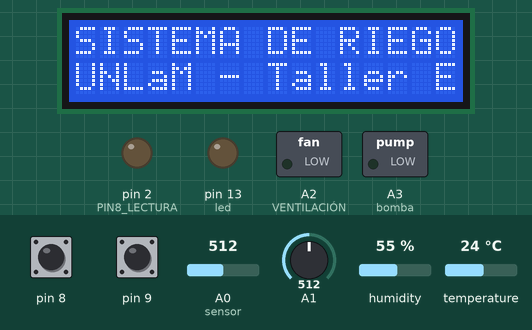
This program was run on a simulated Arduino Uno, built with avr-gcc and run on an emulated ATmega328P. Parts: 16×2 character LCD, switched loads named in the program (green lamp = pin HIGH), output pins drawn as LEDs (lit = HIGH). Inputs (shaded band) come from the test bench; at power-on: temperature 24 °C, A0 (sensor) = 512, A1 = 512, pin 8 HIGH, pin 9 HIGH, humidity 55 %. The local clock reads 2024-03-15 10:24:30 at power-on unless the program sets it; what the program prints to the serial monitor is not drawn.

Above: at 0.2 s.
3.3 s: temperature set to 26 °C
6.3 s: temperature set to 29 °C
9.3 s: A0 (sensor) set to 470
12.3 s: A0 (sensor) set to 445
15.3 s: A1 set to 216
18.3 s: A1 set to 185
Timing chart, 0 to 21.3 s (numbered marks = the images above; inputs shaded):
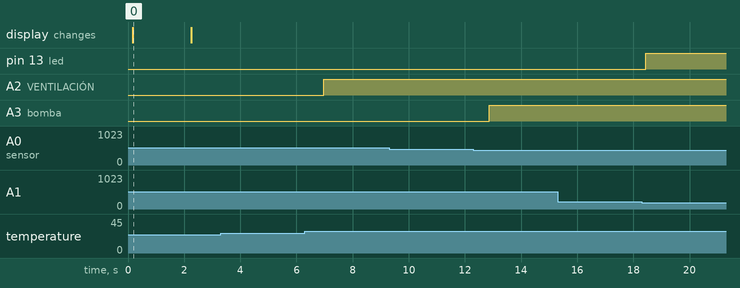

The program:

main.cpp
```cpp
#include <Arduino.h>
#include<LiquidCrystal.h>
#include <Adafruit_Sensor.h>
#include <DHT.h>
#include <DHT_U.h>
#include <RTClib.h>
#include <Wire.h>

/* VARIABLES DE PROGRAMA */
bool timer2_flag250 = false;
typedef enum  {INICIO, Sensor_Suelo, Riego, Sensor_DHT11, Ventilacion, Sensor_LDR} estados_automatico;
estados_automatico estados_CDR_Automatico;
uint16_t Humedad_suelo = 512;
bool Riego_encender = 0;
float temp_ref = 28;
float humedad_ref = 0;

bool Ventilacion_encender = 0;

bool Iluminacion_encender = 0;

//VARIABLES DE PRUEBA
uint32_t interrupcion = 0 ;


// TIMER 2

 bool timer2_500ms = 0;

/* LIQUID CRYSTAL (necesita LiquidCrystal.h) */
//usa los nº de pines de arduino
const int rs = 11, en = 12, d4 = 4, d5 = 5, d6 = 6, d7 = 7;
LiquidCrystal lcd(rs, en, d4, d5, d6, d7);

void LCD_setup() {
  lcd.begin(16, 2);
  lcd.setCursor(0,0);
  lcd.println("SISTEMA DE RIEGO");
  lcd.setCursor(0,2);
  lcd.print("UNLaM - Taller Elca.");
  _delay_ms(1500);
  /*for (int positionCounter = 0; positionCounter < 31; positionCounter++)
    {
      lcd.scrollDisplayLeft();
      delay(150);
    }
    */
}
void timer2_setup(void)
{
  cli();
  //set timer2
  TCCR2A = 0;//
  TCCR2B = 0;// con ambos en cero no se ultilizan pines de salida (pwm)
  TCNT2 = 0;//initialize counter value to 0
  // ajuste del regstro de comparación para una frc de interrupción de 100hz
  OCR2A = 155;// = (16*10^6) / (100*1024) - 1 (must be <256)
  // turn on CTC mode >> cuando llega al valo de comparación se resetea
  TCCR2A |= (1 << WGM21);
  // Set CS11 bit for 1024 prescaler
  TCCR2B |= ((1 << CS22) | (1 << CS21) | (1 << CS20));
  // enable timer compare interrupt solo contra el regsitro A
  TIMSK2 |= (1 << OCIE2A);
  sei();//allow interrupts
}

/*interrupcion timer 2 cada 10ms (100hz)
Nesecita declarar variable global bit timer2_500ms=0 */
bool Encoder_espera_flag = false;
ISR(TIMER2_COMPA_vect)
{
  static uint8_t timer2_contador = 0; //mantiene el valor de la ejecución anterior
  static uint8_t timer2_contador_250 = 0;
  static uint8_t timer2_contador_50 = 0;

  ++timer2_contador;
  ++timer2_contador_250;
  ++timer2_contador_50;
  if(timer2_contador_250 >= 25)
  {
    timer2_flag250 = true;
    timer2_contador_250 =0;
  }
  if(timer2_contador >= 50)
  {
    timer2_500ms ^= 1; // operación XOR con 1 para togglear el flag
    timer2_contador = 0;
  }
  if(timer2_contador_50 >= 20)
  {
    // operación XOR con 1 para togglear el flag
    timer2_contador_50 = 0;
    Encoder_espera_flag = true;//comentario de prueba
  }

}


#define DHTPIN 10


#define DHTTYPE    DHT11     // DHT 11

DHT_Unified dht(DHTPIN, DHTTYPE);

//uint32_t delayMS;

void DHT11_setup() {
  //Serial.begin(9600);
  // Initialize device.
  dht.begin();
  Serial.println(F("DHTxx Unified Sensor Example"));
  // Print temperature sensor details.
  sensor_t sensor;
  dht.temperature().getSensor(&sensor);
  Serial.println(F("------------------------------------"));
  Serial.println(F("Temperature Sensor"));
  Serial.print  (F("Sensor Type: ")); Serial.println(sensor.name);
  Serial.print  (F("Driver Ver:  ")); Serial.println(sensor.version);
  Serial.print  (F("Unique ID:   ")); Serial.println(sensor.sensor_id);
  Serial.print  (F("Max Value:   ")); Serial.print(sensor.max_value); Serial.println(F("°C"));
  Serial.print  (F("Min Value:   ")); Serial.print(sensor.min_value); Serial.println(F("°C"));
  Serial.print  (F("Resolution:  ")); Serial.print(sensor.resolution); Serial.println(F("°C"));
  Serial.println(F("------------------------------------"));
  // Print humidity sensor details.
  dht.humidity().getSensor(&sensor);
  Serial.println(F("Humidity Sensor"));
  Serial.print  (F("Sensor Type: ")); Serial.println(sensor.name);
  Serial.print  (F("Driver Ver:  ")); Serial.println(sensor.version);
  Serial.print  (F("Unique ID:   ")); Serial.println(sensor.sensor_id);
  Serial.print  (F("Max Value:   ")); Serial.print(sensor.max_value); Serial.println(F("%"));
  Serial.print  (F("Min Value:   ")); Serial.print(sensor.min_value); Serial.println(F("%"));
  Serial.print  (F("Resolution:  ")); Serial.print(sensor.resolution); Serial.println(F("%"));
  Serial.println(F("------------------------------------"));
  // Set delay between sensor readings based on sensor details.
  //delayMS = sensor.min_delay / 1000; -> USO EL TICK DE GENERADO POR TIMER2
  return;
}

void DHT11_lectura() {
  // Delay between measurements.
  //delay(delayMS);
  // Get temperature event and print its value.
  //-> USO EL TICK DE GENERADO POR TIMER2
  sensors_event_t event;
  dht.temperature().getEvent(&event);
  if (isnan(event.temperature)) {
    Serial.println(F("Error reading temperature!"));
  }
  else {
    Serial.print(F("Temperature: "));
    Serial.print(event.temperature);
    Serial.println(F("°C"));
  }
  // Get humidity event and print its value.
  dht.humidity().getEvent(&event);
  if (isnan(event.relative_humidity)) {
    Serial.println(F("Error reading humidity!"));
  }
  else {
    Serial.print(F("Humidity: "));
    Serial.print(event.relative_humidity);
    Serial.println(F("%"));
  }
}

void GPIO_setup (void) //Congif de puertos
{
  //pinMode(LED_BUILTIN,OUTPUT); //led
  //pinMode(PD1,OUTPUT);
  pinMode(A3,OUTPUT);//bomba
  pinMode(A2,OUTPUT); // VENTILACIÓN
  pinMode(13,OUTPUT); // ILUMINACION
  pinMode(LED_BUILTIN, OUTPUT);
  pinMode(2, OUTPUT);
  MCUCR |= (1 << PUD ); //habilito las pull up en general port b
  DDRB &= 0b11111100;//((0 << DDB0) | (0 << DDB1)); //coniguracion i/o pines port b con 1-> salida
  PORTB |= 0b00000011;//((1<< PORTB0) || (1<< PORTB1)  ); //(ACTIVO LAS PULLUP EN LAS ENTRADAS PB0 Y 1 )
}

uint16_t encoder_izq=0;
uint16_t encoder_der=0;
void encoder_setup (void)
{
  cli();// DESHABILITO LAS INTERRUPCIONES DURANTE LA CONFIG
  PCICR |= 0b00000001;//(1 << PCIE0);  //HABILITO LA INT POR CAMBIO EN LOS PINES PCINT  7 - 0
  PCMSK0 |= 0b00000011;//((1 << PCINT0) | (1 << PCINT1)); //CONFIGURO LA MÁSCARA DE INTERRUPCION PARA LOS PINES PB0 Y PB1
  sei();
  return;
}

//INTERRUPCIÓN POR CAMBIO DE ESTADO
bool encoder_pin8_toggle;
bool encoder_pin9_toggle;
typedef enum {INI,PIN8_INT, PIN8_LECTURA, PIN9_INT, PIN9_LECTURA} Encodertype;
Encodertype encoder_MEF = INI;

ISR (PCINT0_vect)
{
  //++interrupcion;
  static int Encoder_pin1_anterior = 0;

  if(digitalRead(8)==0)
  {
    /*delay_ms(100);

    if (digitalRead(8) ==digitalRead(9))
    {
      ++encoder_der;
    }
    else
    {
      ++encoder_izq;
    }*/
    encoder_pin8_toggle=true;
    return;
  }

  if(digitalRead(9)==0)
  {
    /*_delay_ms(100);

    if (digitalRead(8) !=digitalRead(9))
    {
      ++encoder_der;
    }
    else
    {
      ++encoder_izq;
    }*/
    encoder_pin9_toggle = true;
    return;
  }


/*
  Encoder_pin1_anterior = bitRead(PORTB,1);

  _delay_ms(10);
  if(bitRead(PORTB,1)==1)
  {
    if (Encoder_pin1_anterior == 0)
    {
      if(bitRead(PORTB,0))
      {
        ++encoder_der;
      }
      if (bitRead(PORTB,0))
      {
        ++encoder_izq;
      }

    }
  }*/


}

/// lectura de encoder


void encoder (void)
{
  switch (encoder_MEF)
  {
  case INI:
    if (encoder_pin8_toggle)
    {
      Encoder_espera_flag = false;
      encoder_MEF = PIN8_INT;
      encoder_pin8_toggle = false;
    }
    if (encoder_pin9_toggle)
    {
      Encoder_espera_flag = false;
      encoder_MEF = PIN9_INT;
      encoder_pin9_toggle = false;
    }

    break;
  case PIN8_INT:
    if (Encoder_espera_flag)
    {
      Encoder_espera_flag=false;
      encoder_MEF = PIN8_LECTURA;
        if (digitalRead(8) == digitalRead(9))
      {
        ++encoder_der;
      }
      if (digitalRead(8) != digitalRead(9))
      {
        ++encoder_izq;
      }

    }
    break;

  case PIN8_LECTURA:
    /*if (digitalRead(8) ==digitalRead(9))
    {
      ++encoder_der;
    }
    else
    {
      ++encoder_izq;
    }*/

    encoder_MEF = INI;
    break;

  case PIN9_INT:
    if (Encoder_espera_flag)
    {
      Encoder_espera_flag=false;
      encoder_MEF = PIN9_LECTURA;
      if (digitalRead(8) !=digitalRead(9))
      {
        ++encoder_der;
      }
      if(digitalRead(8) == digitalRead(9))
      {
        ++encoder_izq;
      }
    }
    break;

  case PIN9_LECTURA:
    /*if (digitalRead(8) !=digitalRead(9))
    {
      ++encoder_der;
    }
    else
    {
      ++encoder_izq;
    }
    */

    encoder_MEF = INI;
    break;

  default:
    encoder_MEF=INI;
    break;
  }
}

// Date and time functions using a DS1307 RTC connected via I2C and Wire lib


//VARIABLES RTCC
RTC_DS1307 rtc;

char daysOfTheWeek[7][12] = {"Sunday", "Monday", "Tuesday", "Wednesday", "Thursday", "Friday", "Saturday"};


void rtcC_setup ()
{ //Wire.begin();
  //Serial.begin(9600);// Iniciado en el setup dht11
  //Wire.beginTransmission(DS1307_ADDRESS);
  Serial.println("iniciando rtcc");
  rtc.begin(); //Inicializamos el RTC

  Serial.println("inicia");
  Serial.println("Estableciendo Hora y fecha...");
  rtc.adjust(DateTime(F(__DATE__), F(__TIME__)));
  Serial.println("DS1307 actualizado con la hora y fecha que se compilo este programa:");
  Serial.print("Fecha = ");
  Serial.print(__DATE__);
  Serial.print("  Hora = ");
  Serial.println(__TIME__);
  return;
}
void rtcc_lectura_prueba () {
    DateTime now = rtc.now();

    Serial.print(now.year(), DEC);
    Serial.print('/');
    Serial.print(now.month(), DEC);
    Serial.print('/');
    Serial.print(now.day(), DEC);
    Serial.print(" (");
    Serial.print(daysOfTheWeek[now.dayOfTheWeek()]);
    Serial.print(") ");
    Serial.print(now.hour(), DEC);
    Serial.print(':');
    Serial.print(now.minute(), DEC);
    Serial.print(':');
    Serial.print(now.second(), DEC);
    Serial.println();

    Serial.print(" since midnight 1/1/1970 = ");
    Serial.print(now.unixtime());
    Serial.print("s = ");
    Serial.print(now.unixtime() / 86400L);
    Serial.println("d");

    // calculate a date which is 7 days, 12 hours, 30 minutes, and 6 seconds into the future
    DateTime future (now + TimeSpan(7,12,30,6));

    Serial.print(" now + 7d + 12h + 30m + 6s: ");
    Serial.print(future.year(), DEC);
    Serial.print('/');
    Serial.print(future.month(), DEC);
    Serial.print('/');
    Serial.print(future.day(), DEC);
    Serial.print(' ');
    Serial.print(future.hour(), DEC);
    Serial.print(':');
    Serial.print(future.minute(), DEC);
    Serial.print(':');
    Serial.print(future.second(), DEC);
    Serial.println();

    Serial.println();
    //delay(3000);
}

void ADC_setup(void)
{
 // analogReadResolution(10);
}

uint16_t ADC_lectura(void)
{
  //if(bitRead(ADCSRA,ADIF)) //miro el flag de conversión finalizada
  //A RETOMAR MÁS ADELANTE CON LA COFIGURACIÓN COMPLETA DE LOS REGISTROS


 return analogRead(A0); //sensor de humedad de suelo


}


void automatico_MEF (void)
{
  sensors_event_t event; //lo uso para levantar los valroes del sensor, si bien son float las funciones bla bla bla bla
  static uint16_t suelo_ADC[11];
  static float DHT11_temp_hum [5][2]; //tomo menos muestras por el tiempo de demora
  static uint8_t muestras_suelo = 0;
  static uint8_t muestras_DHT11 = 0;
  static uint16_t ldr_ADC= 0;
  uint16_t x = map(suelo_ADC[10], 0, 1023, 0, 100); //MEGA PARCHE
  Serial.println (estados_CDR_Automatico);
  DateTime now = rtc.now();
  switch ( estados_CDR_Automatico )
  {
    case INICIO:
      lcd.clear();
      lcd.setCursor(1,0);
      //lcd.print("CDR AUTOMATICO");
      lcd.print(encoder_der);
      lcd.print(interrupcion);
      lcd.print(encoder_izq);
      /*
      lcd.print(now.hour(), DEC);
      lcd.print(':');
      lcd.print(now.minute(), DEC);
      lcd.print(':');
      lcd.print(now.second(), DEC);
      */
      lcd.setCursor(11,0);
      lcd.print("L:");
      lcd.print(ldr_ADC);
      lcd.setCursor(0,1);
      lcd.print("T:");
      lcd.print(DHT11_temp_hum[4][0],1);
      lcd.print("C");
      lcd.setCursor(9,1);
      lcd.print("H:");
      lcd.print(x);//MEGA PARCHE
      lcd.setCursor(14,1);
      lcd.print("%");
      estados_CDR_Automatico = Sensor_Suelo;
      // sentencias de prueba //


      break;
    case  Sensor_Suelo:
      if(muestras_suelo < 10)
      {
        suelo_ADC[muestras_suelo] = analogRead(A0);
        ++muestras_suelo;
        estados_CDR_Automatico = Sensor_DHT11;
      }
      else
      {
        for(int i=0; i < 10 ; i ++ )
        {
          suelo_ADC[10] += suelo_ADC[i];
        }
        suelo_ADC[10] = (suelo_ADC[10]/10);//guardo el promedio de los 10 valores en la ultima posición del array
        estados_CDR_Automatico = Riego;
      }
      break;

    case Riego:

      if(suelo_ADC[10] < Humedad_suelo)
      {
        Riego_encender = true ;
      }
      else if (suelo_ADC[10] >= (Humedad_suelo * 1.05) )
      {
        Riego_encender = false ;
      }
    estados_CDR_Automatico = Sensor_DHT11 ;

    case Sensor_DHT11:

      if(muestras_DHT11 < 4 && timer2_flag250 == true)
      { dht.temperature().getEvent(&event);
        DHT11_temp_hum[muestras_DHT11][0] = event.temperature ;// levanto el dato de la temp del dht11
        dht.humidity().getEvent(&event);
        DHT11_temp_hum[muestras_DHT11][1] = event.relative_humidity;// levanto el dato de la HUMEDAD del dht11
        ++muestras_DHT11;
        timer2_flag250 = false;
        estados_CDR_Automatico = Sensor_LDR;

      }
      else
      {
        DHT11_temp_hum[4][0] = 0;//si no limpio el dato antes de hacer el promedio se sigue ncrementando
        DHT11_temp_hum[4][1] = 0;

        for(int i=0; i < 4 ; i ++ )
        {
          DHT11_temp_hum[4][0] += DHT11_temp_hum[i][0];
          DHT11_temp_hum[4][1] += DHT11_temp_hum[i][1];
        }
        DHT11_temp_hum[4][0] = (DHT11_temp_hum[4][0] / 4 );//guardo el promedio
        DHT11_temp_hum[4][1] = (DHT11_temp_hum[4][1] / 4);
        estados_CDR_Automatico = Ventilacion;
        Serial.print("temperatura");
        Serial.println(DHT11_temp_hum[4][0]);
        Serial.print("humedad");
        Serial.println(DHT11_temp_hum[4][1]);
      }
      break;
    case Sensor_LDR://debería leer el valor de ADC sobre el LDR pero no lo estoy usando de momento.
      ldr_ADC = analogRead(A1);
      //temporal solo de prueba ->
      if(ldr_ADC <= 200)
      {
        Iluminacion_encender = true;
      }
      if (ldr_ADC >= 600)
      {
        Iluminacion_encender =false;
      }

      if (muestras_suelo >= 10)
      {
        muestras_suelo = 0;
      }
      if(muestras_DHT11 >= 4 )
      {
        muestras_DHT11=0;
      }
      estados_CDR_Automatico = INICIO;
      break;
    case Ventilacion:
      if (DHT11_temp_hum[4][0] >= temp_ref)
      {
        Ventilacion_encender = true;
      }
      if (DHT11_temp_hum[4][0] <= temp_ref * 0.95)
      {
        Ventilacion_encender = false;
      }
      estados_CDR_Automatico = INICIO;
      break;
    default:
      lcd.clear();
      lcd.setCursor(8,1);
      lcd.print("ERROR");
      break;
  }
}

typedef enum {RESET , ON , OFF} estados_ACTUADORES;
estados_ACTUADORES estados_bomba = RESET;
estados_ACTUADORES estados_ventilacion = RESET;
estados_ACTUADORES estados_iluminacion = RESET;

void bomba_MEF (void)
{
  switch (estados_bomba)
  {
    case RESET:
    {
      bitClear(PORTC,3);//en el reset apago la bomba por las dudas
      if (Riego_encender)
      {
        estados_bomba = ON;
      }
      else estados_bomba = OFF;

      break;
    }
    case ON:
    {
      bitSet(PORTC,3);//bomba con bit set es más eficiente
      if (Riego_encender)
      {
        estados_bomba = ON;
      }
      else estados_bomba = OFF;
      break;
    }
    case OFF:
    {
      bitClear(PORTC,3);//bomba con bit set es más eficiente
      if (Riego_encender)
      {
        estados_bomba = ON;
      }
      else estados_bomba = OFF;
      break;
    }
    default:
    {
      lcd.print("ERROR RIEGO");

      break;
    }
  }
}
void ventilacion_MEF (void)
{
  switch (estados_ventilacion)
  {
    case RESET:
    {
      bitClear(PORTC,2);
      if (Ventilacion_encender)
      {
        estados_ventilacion = ON;
      }
      else estados_ventilacion = OFF;

      break;
    }
    case ON:
    {
      bitSet(PORTC,2);
      if (Ventilacion_encender)
      {
        estados_ventilacion = ON;
      }
      else estados_ventilacion = OFF;
      break;
    }
    case OFF:
    {
      bitClear(PORTC,2);
      if (Ventilacion_encender)
      {
        estados_ventilacion = ON;
      }
      else estados_ventilacion = OFF;
      break;
    }
    default:
    {
      lcd.print("ERROR VENTI");

      break;
    }
  }
}


void iluminacion_MEF (void)
{
  switch (estados_iluminacion)
  {
    case RESET:
    {
      bitClear(PORTB,5);
      if (Iluminacion_encender)
      {
        estados_iluminacion = ON;
      }
      else estados_iluminacion = OFF;

      break;
    }
    case ON:
    {
      bitSet(PORTB,5);
      if (Iluminacion_encender)
      {
        estados_iluminacion = ON;
      }
      else estados_iluminacion = OFF;
      break;
    }
    case OFF:
    {
      bitClear(PORTB,5);
      if (Iluminacion_encender)
      {
        estados_iluminacion = ON;
      }
      else estados_iluminacion = OFF;
      break;
    }
    default:
    {
      lcd.print("ERROR ILUMIN.");

      break;
    }
  }
}

void setup()
{
  Serial.begin(9600);
  rtcC_setup();
  GPIO_setup();
  LCD_setup();
  Serial.println("LCD OK");
  timer2_setup();
  DHT11_setup();
  Serial.println("DHT OK");
  encoder_setup();
  Serial.println("encoder OK");

  Serial.println("FIN SET UP");
  //ADC_setup();
}

void loop() {

  estados_CDR_Automatico = INICIO;
  encoder_MEF = INI;
  lcd.clear();
  while (true)
  {
    automatico_MEF();
    bomba_MEF();
    iluminacion_MEF();
    ventilacion_MEF();
    encoder();
  }

}
```

Measured:
- after the input at 6.3 s, A2 (VENTILACIÓN): LOW → HIGH after 0.67 s
- after the input at 12.3 s, A3 (bomba): LOW → HIGH after 0.58 s
- after the input at 18.3 s, pin 13 (led): LOW → HIGH after 0.14 s
- what the display in image 0 shows lasts 2.0 s, from 0.2 s to 2.2 s
